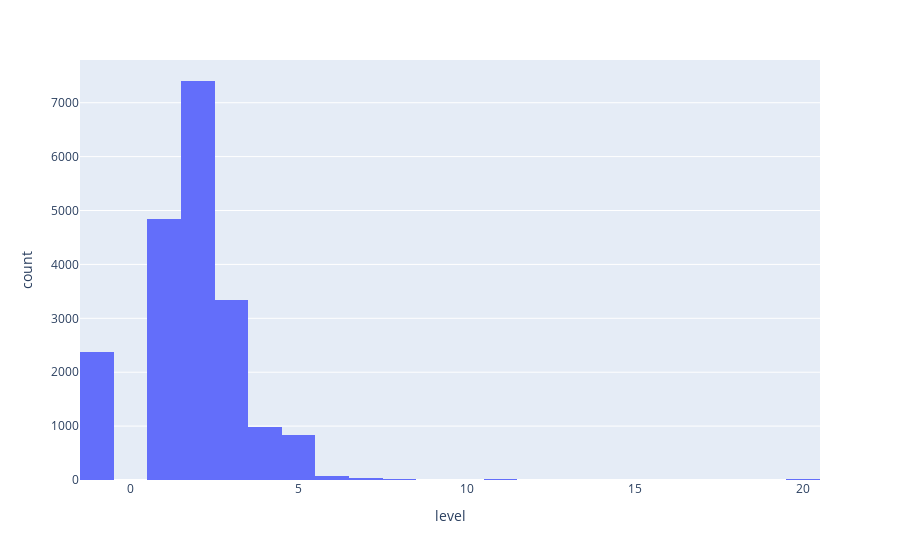

Write notebook code for a chart like this one.
### Code cell
distrubition = px.histogram(df, x="level")
distrubition

### Figure 1 — Plotly figure (JSON) as saved in the notebook; plotly's stock layout.template omitted (floating-point values rounded to 4 significant figures; data arrays with more than 128 entries replaced by an {"elided": "..."} marker saying what was removed)
{"data": [{"alignmentgroup": "True", "bingroup": "x", "hovertemplate": "level=%{x}<br>count=%{y}<extra></extra>", "legendgroup": "", "marker": {"color": "#636efa", "pattern": {"shape": ""}}, "name": "", "offsetgroup": "", "orientation": "v", "showlegend": false, "type": "histogram", "x": {"elided": "19971 int values"}, "xaxis": "x", "yaxis": "y"}], "layout": {"barmode": "relative", "legend": {"tracegroupgap": 0}, "margin": {"t": 60}, "xaxis": {"anchor": "y", "domain": [0, 1], "title": {"text": "level"}}, "yaxis": {"anchor": "x", "domain": [0, 1], "title": {"text": "count"}}}}
